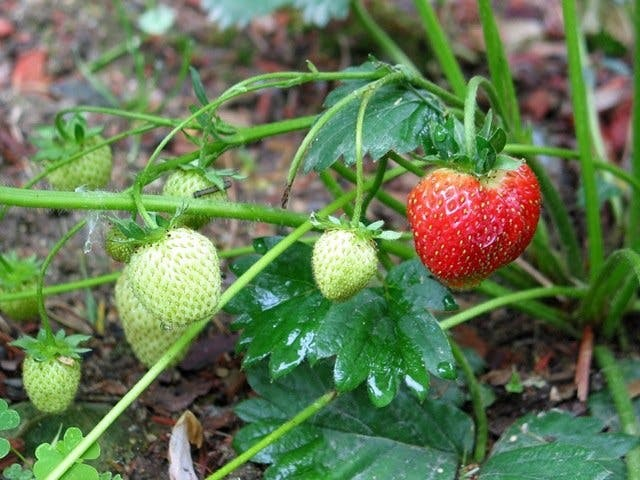
#> input picture K_Means-clustering_Detect_Ripe_Fruit/data/RipeFruit1.jpg, 640 x 480 px
$ python main.py
#> lines starting #> are read from the running program, lines starting #| are printed output that depends on the picture; after the words box and inside, x2 and y2 are one past the last pixel; in counts of white or black regions, pixels touching at a corner belong together
import numpy as np
import matplotlib.pyplot as plt
import cv2


def kmeans(pixels, iterations, k=3):
    centroids = np.array([[255, 0, 0],  # Đỏ
                          [0, 255, 0],  # Xanh lá
                          [128, 128, 128]])  # Màu xám

    for _ in range(iterations):
        distances = np.sqrt(((pixels[:, np.newaxis] - centroids) ** 2).sum(axis=2))
        labels = np.argmin(distances, axis=1)

        for i in range(k):
            if np.any(labels == i):
                centroids[i] = pixels[labels == i].mean(axis=0)

    quantized_image = centroids[labels].reshape(-1, 3)

    return quantized_image.astype(np.uint8), labels, centroids


def detect_ripe_fruits(image, iterations):
    rgb_image = cv2.cvtColor(image, cv2.COLOR_BGR2RGB)
    pixel_values = rgb_image.reshape((-1, 3)).astype(np.float32)

    # Sử dụng hàm kmeans với số vòng lặp
    quantized_image, labels, centers = kmeans(pixel_values, iterations=iterations)

    segmented_image = quantized_image.reshape(rgb_image.shape)

    # Tạo mặt nạ cho màu đỏ với giới hạn rộng hơn
    red_mask = cv2.inRange(segmented_image, (120, 0, 0), (255, 120, 120))

    # Tìm đường viền trong mặt nạ đỏ
    contours, _ = cv2.findContours(red_mask, cv2.RETR_EXTERNAL, cv2.CHAIN_APPROX_SIMPLE)

    # Hàm loại bỏ các đường viền nhỏ
    def remove_small_boxes(contours, min_area=1000):
        filtered_contours = []
        for cnt in contours:
            area = cv2.contourArea(cnt)
            if area > min_area:
                filtered_contours.append(cnt)
        return filtered_contours

    contours = remove_small_boxes(contours, min_area=1500)

    # Hàm hợp nhất các hộp gần nhau
    def merge_nearby_boxes(boxes, max_distance=10):
        merged_boxes = []
        for box in boxes:
            x, y, w, h = box
            merged = False
            for i, merged_box in enumerate(merged_boxes):
                mx, my, mw, mh = merged_box
                if (abs(x - mx) < max_distance or
                        abs(x + w - (mx + mw)) < max_distance or
                        abs(y - my) < max_distance or
                        abs(y + h - (my + mh)) < max_distance):
                    x1 = min(x, mx)
                    y1 = min(y, my)
                    x2 = max(x + w, mx + mw)
                    y2 = max(y + h, my + mh)
                    merged_boxes[i] = [x1, y1, x2 - x1, y2 - y1]
                    merged = True
                    break
            if not merged:
                merged_boxes.append([x, y, w, h])
        return merged_boxes

    boxes = [cv2.boundingRect(cnt) for cnt in contours]
    merged_boxes = merge_nearby_boxes(boxes, max_distance=10)

    # Hàm loại bỏ các hộp bên trong
    def remove_inner_boxes(boxes):
        outer_boxes = []
        for box in boxes:
            x, y, w, h = box
            is_inner = False
            for outer_box in outer_boxes:
                ox, oy, ow, oh = outer_box
                if (x >= ox and x + w <= ox + ow and
                        y >= oy and y + h <= oy + oh):
                    is_inner = True
                    break
            if not is_inner:
                outer_boxes.append(box)
        return outer_boxes

    final_boxes = remove_inner_boxes(merged_boxes)

    # Vẽ hình chữ nhật quanh các quả chín
    result_image = rgb_image.copy()
    for box in final_boxes:
        x, y, w, h = box
        cv2.rectangle(result_image, (x, y), (x + w, y + h), (255, 0, 0), 7)  # Vẽ hình chữ nhật quanh quả chín

    return result_image, segmented_image


if __name__ == "__main__":
    image = cv2.imread('data/RipeFruit1.jpg')
#> image is the input picture: shape (480, 640, 3); mean B, G, R 81.8, 120.2, 98.4

    # Phát hiện trái chín với 5 vòng lặp
    segmented_result_5, kmeans_result_5 = detect_ripe_fruits(image, iterations=5)
#> after the loop in kmeans, `for _ in range(iterations):`: centroids = [[195, 66, 63], [57, 84, 45], [132, 160, 119]]
#> in detect_ripe_fruits, `segmented_image = quantized_image.reshape(rgb_image.shape)`:
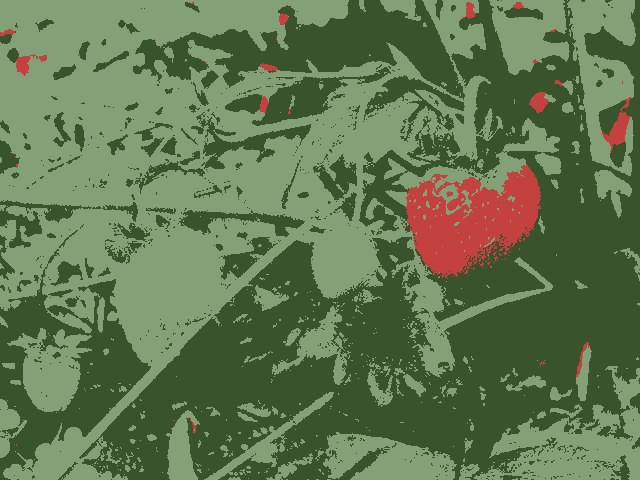
#> segmented_image: shape (480, 640, 3); mean R, G, B 97.9, 119.8, 81.1
#> in detect_ripe_fruits, `red_mask = cv2.inRange(segmented_image, (120, 0, 0), (255, 120, 120))`:
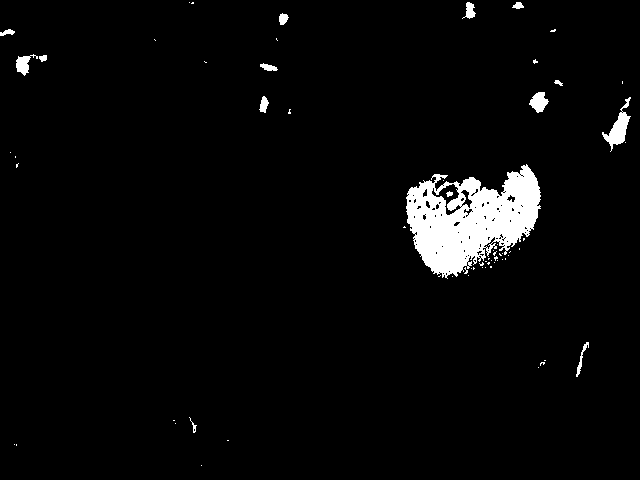
#> red_mask: shape (480, 640); 3.5% white; 67 white regions (52 under 20 px)
#> in detect_ripe_fruits, `contours, _ = cv2.findContours(red_mask, cv2.RETR_EXTERNAL, cv2.CHAIN_..`: contours = 66 contours, 54 with area under 20; largest, box (x1, y1, x2, y2) and area: (406, 164, 541, 279) 9344, (602, 97, 631, 152) 466, (529, 92, 549, 113) 228, (16, 54, 38, 76) 183, (462, 2, 476, 19) 101
#> the loop in remove_small_boxes, `for cnt in contours:` made 66 passes
#> area on passes 11, 42, 48, 49, 50, 53, 56, 57: 65, 9344.5, 466, 84.5, 228, 67, 30.5, 183
#> after the loop in remove_small_boxes, `for cnt in contours:`: filtered_contours = 1 contour; box (x1, y1, x2, y2) and area: (406, 164, 541, 279) 9344
#> in detect_ripe_fruits, `contours = remove_small_boxes(contours, min_area=1500)`: contours has the same summary as filtered_contours in remove_small_boxes
#> in detect_ripe_fruits, `boxes = [cv2.boundingRect(cnt) for cnt in contours]`: boxes = [(406, 164, 135, 115)]
#> the loop in merge_nearby_boxes, `for box in boxes:` made 1 pass
#> after the loop in merge_nearby_boxes, `for box in boxes:`: merged_boxes = [[406, 164, 135, 115]]
#> the loop in remove_inner_boxes, `for box in boxes:` made 1 pass
#> the loop in detect_ripe_fruits, `for box in final_boxes:` made 1 pass
#> after the loop in detect_ripe_fruits, `for box in final_boxes:`:
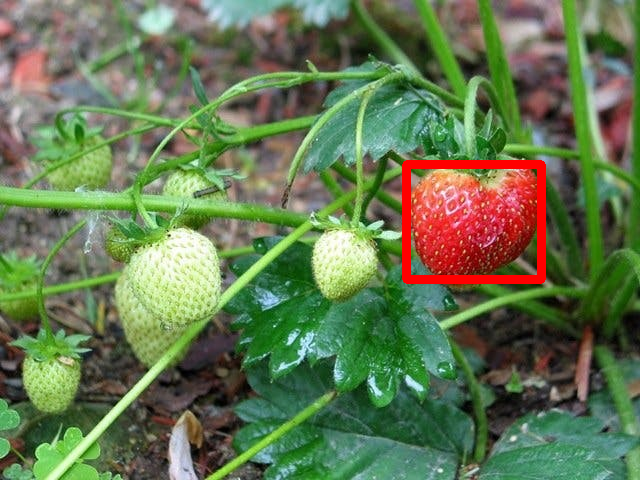
#> result_image: shape (480, 640, 3); mean R, G, B 100.9, 118.7, 81

    # Phát hiện trái chín với 10 vòng lặp
    segmented_result_10, kmeans_result_10 = detect_ripe_fruits(image, iterations=10)
#> call 2 of detect_ripe_fruits, with iterations = 10
#> in detect_ripe_fruits (call 2), `quantized_image, labels, centers = kmeans(pixel_values, iterations=ite..`: centers = [[188, 65, 62], [61, 88, 49], [137, 164, 124]]
#> in detect_ripe_fruits (call 2), `segmented_image = quantized_image.reshape(rgb_image.shape)`:
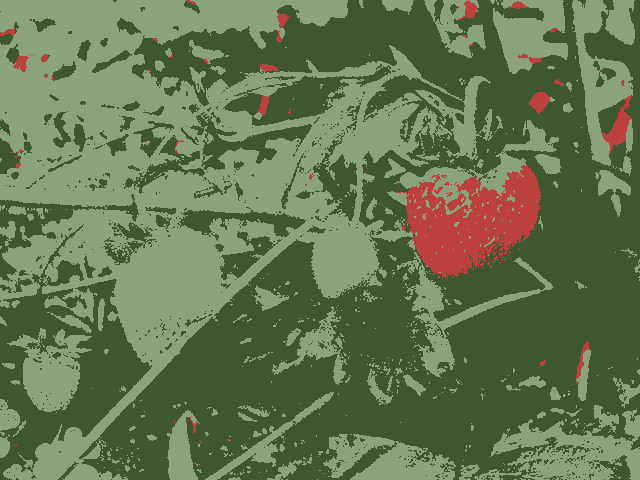
#> segmented_image: shape (480, 640, 3); mean R, G, B 98.1, 119.5, 81.4
#> in detect_ripe_fruits (call 2), `red_mask = cv2.inRange(segmented_image, (120, 0, 0), (255, 120, 120))`:
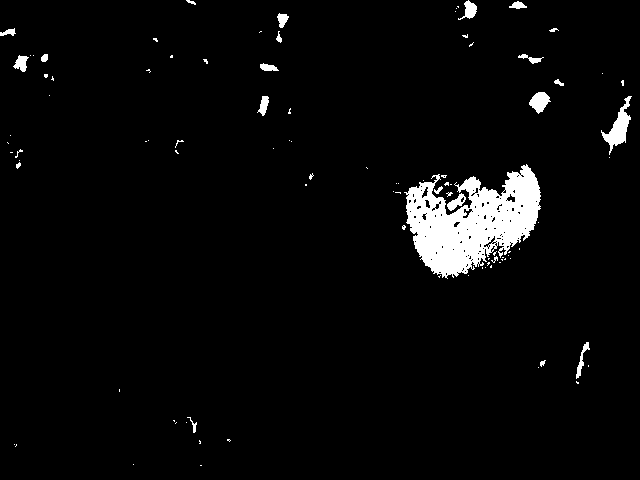
#> red_mask: shape (480, 640); 3.8% white; 97 white regions (73 under 20 px)
#> in detect_ripe_fruits (call 2), `contours, _ = cv2.findContours(red_mask, cv2.RETR_EXTERNAL, cv2.CHAIN_..`: contours = 97 contours, 79 with area under 20; largest, box (x1, y1, x2, y2) and area: (404, 164, 541, 279) 8784, (601, 96, 632, 155) 548, (529, 92, 551, 114) 262, (458, 0, 477, 20) 152, (447, 193, 466, 211) 138
#> the loop in remove_small_boxes (call 2), `for cnt in contours:` made 97 passes
#> area on passes 10, 16, 36, 40, 50: 23, 104.5, 138.5, 22.5, 8784
#> after the loop in remove_small_boxes (call 2), `for cnt in contours:`: filtered_contours = 1 contour; box (x1, y1, x2, y2) and area: (404, 164, 541, 279) 8784
#> in detect_ripe_fruits (call 2), `contours = remove_small_boxes(contours, min_area=1500)`: contours has the same summary as filtered_contours in remove_small_boxes
#> in detect_ripe_fruits (call 2), `boxes = [cv2.boundingRect(cnt) for cnt in contours]`: boxes = [(404, 164, 137, 115)]
#> the loop in merge_nearby_boxes (call 2), `for box in boxes:` made 1 pass
#> in detect_ripe_fruits (call 2), `merged_boxes = merge_nearby_boxes(boxes, max_distance=10)`: merged_boxes = [[404, 164, 137, 115]]
#> the loop in remove_inner_boxes (call 2), `for box in boxes:` made 1 pass
#> the loop in detect_ripe_fruits (call 2), `for box in final_boxes:` made 1 pass
#> after the loop in detect_ripe_fruits (call 2), `for box in final_boxes:`:
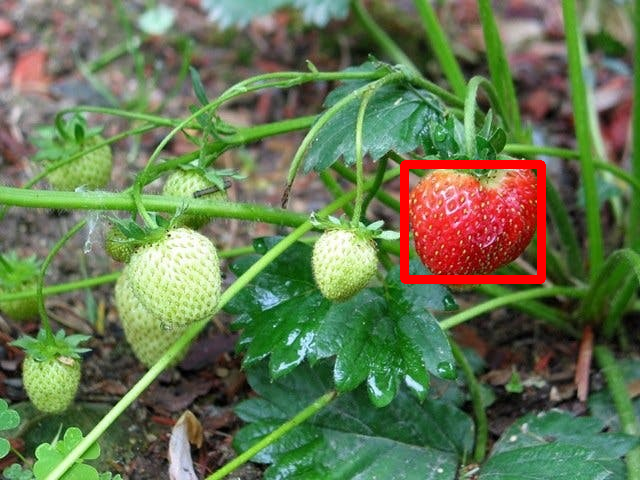
#> result_image: shape (480, 640, 3); mean R, G, B 100.9, 118.7, 81

    # Hiển thị kết quả
    plt.figure(figsize=(12, 5))

    plt.subplot(2, 3, 1)
    plt.imshow(cv2.cvtColor(image, cv2.COLOR_BGR2RGB))
    plt.title('Ảnh gốc')
    plt.axis('off')

    plt.subplot(2, 3, 2)
    plt.imshow(kmeans_result_5)
    plt.title('Kết quả phân cụm (5 vòng lặp)')
    plt.axis('off')

    plt.subplot(2, 3, 3)
    plt.imshow(segmented_result_5)
    plt.title('Kết quả phát hiện trái chín (5 vòng lặp)')
    plt.axis('off')

    plt.subplot(2, 3, 5)
    plt.imshow(kmeans_result_10)
    plt.title('Kết quả phân cụm (10 vòng lặp)')
    plt.axis('off')

    plt.subplot(2, 3, 6)
    plt.imshow(segmented_result_10)
    plt.title('Kết quả phát hiện trái chín (10 vòng lặp)')
    plt.axis('off')

    plt.tight_layout()
    plt.show()
